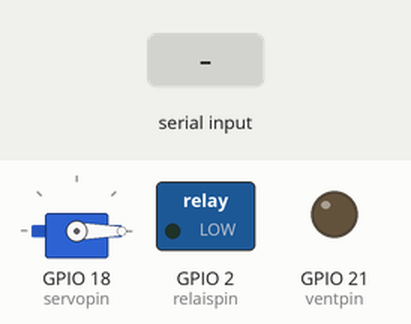
This sketch was run on a simulated ESP32. Shown: servo, switched loads named in the sketch (green lamp = pin HIGH), output pins drawn as LEDs (lit = HIGH). The test bench sets the inputs (shaded band). Nothing arrives over Bluetooth unless stated.

Above: at 1.2 s.
1.3 s: "1" received over the second serial link
At 2.5 s:
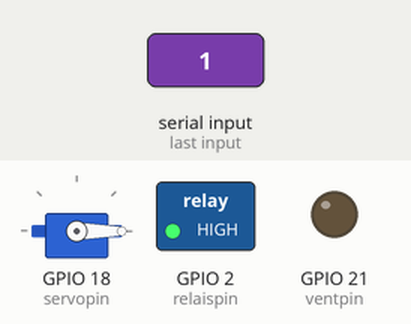
2.8 s: "2" received over the second serial link
At 3.8 s:
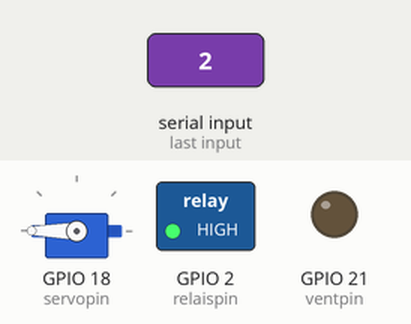
4.3 s: "0" received over the second serial link
At 4.9 s:
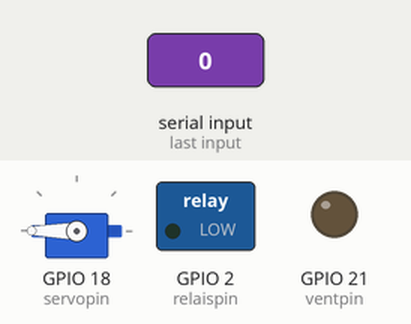
5.8 s: "4" received over the second serial link
At 6.1 s:
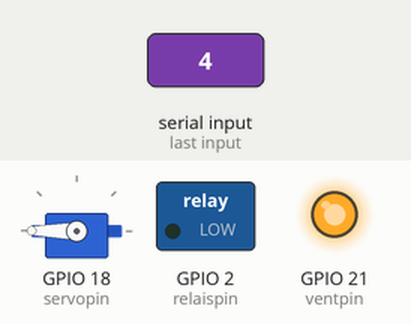
7.3 s: "3" received over the second serial link
At 8.4 s:
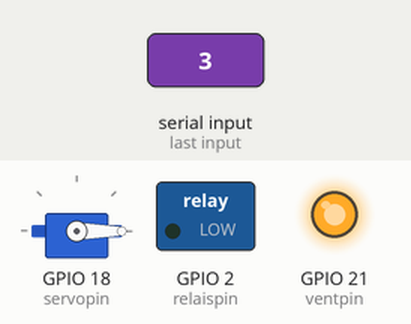
8.8 s: "5" received over the second serial link
At 9.6 s:
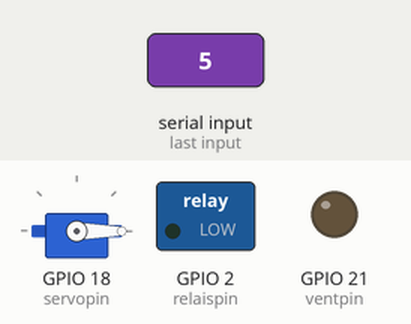
Timing chart, 0 to 11.3 s (numbered marks = the images above; inputs shaded):
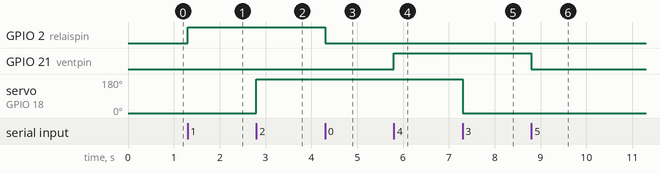

The sketch:

Bluetooth_control_home.ino
```cpp
#include <BluetoothSerial.h>
#include <ESP32Servo.h>

BluetoothSerial Serialbt;
Servo servo;
int servopin = 18;
int relaispin = 2;
int ventpin = 21;

void setup() {

  Serial.begin(115200);
  Serialbt.begin("Ma_Maison");
  servo.attach(servopin); // Correction: remplacer `Servo.attach` par `servo.attach`
  pinMode(relaispin, OUTPUT);
  pinMode(ventpin, OUTPUT);
  digitalWrite(relaispin,LOW);
  servo.write(0);
  digitalWrite(ventpin,LOW);
}

void loop() {
  // put your main code here, to run repeatedly:

  if (Serialbt.available()) {
    char c = Serialbt.read();
    if (c == '0') {
      digitalWrite(relaispin, LOW);
    }
    else if (c == '1') {
      digitalWrite(relaispin, HIGH);
    }
    else if (c == '2') {
      servo.write(180); // Correction: utiliser `servo.write` pour contrôler le servo
    }
    else if (c == '3') {
      servo.write(0); // Correction: même changement ici pour `servo.write`
    }
    else if (c == '4') {
      digitalWrite(ventpin, HIGH);
    }
    else if (c == '5') {
      digitalWrite(ventpin, LOW);
    }
  }
}
```

Measured:
- after the input at 1.3 s, GPIO 2 (relaispin): LOW → HIGH at once
- after the input at 2.8 s, servo on GPIO 18 (servopin): 0° → 180° at once
- after the input at 4.3 s, GPIO 2 (relaispin): HIGH → LOW at once
- after the input at 5.8 s, GPIO 21 (ventpin): LOW → HIGH at once
- after the input at 7.3 s, servo on GPIO 18 (servopin): 180° → 0° at once
- after the input at 8.8 s, GPIO 21 (ventpin): HIGH → LOW at once
